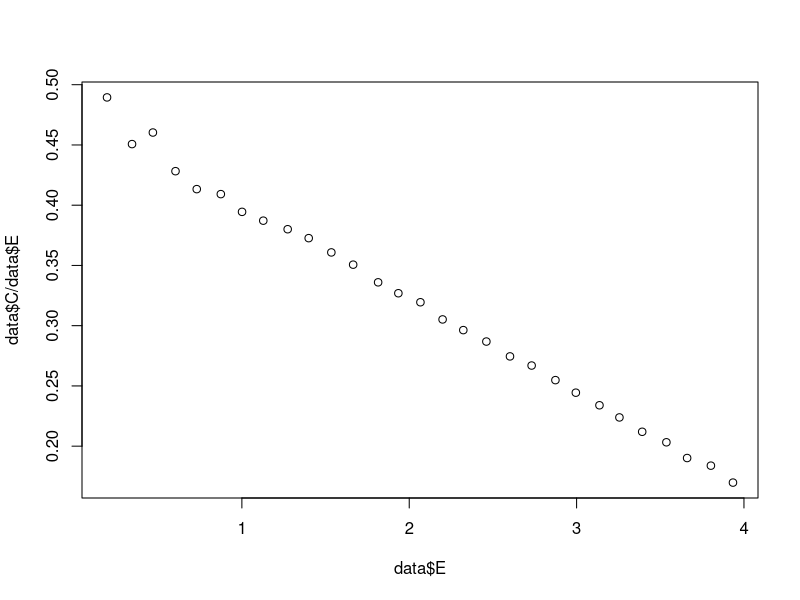

This chart was generated by the following R code: (Note: this script raises an error after producing the figure.)
library(dplyr)
library(deSolve)

setwd("~/github/fisheries_models")

create_schnute_data <- function(path, N, r,k,B0,q,E,sigma_obs_C,sigma_obs_E){
  
  
  # define model 
  dBdt <- function(t,x,p){
    dB = (r*x[1]*(1-x[1]/K) - q*E(t)*x[1])
    dC =  q*E(t)*x[1]
    dE = E(t)
    list(B = dB, C = dC, E = dE)
  } 
  
  # run ode
  interval <- 0.01
  times <- seq(0, N, by = interval)
  out <- ode(y = B0, times = times, func = dBdt, parms = c())

  ## integrate over time steps of one year and add observaiton errors
  C_ls <- c()
  E_ls <- c()
  for(i in 1:N){
    C <- out[,"C"][times <= i & times > i-1 ]
    E <- out[,"E"][times <= i & times > i-1 ]
    C_ls <- append(C_ls, sum(C)*interval + rnorm(1,0,sigma_obs_C))
    E_ls <- append(E_ls, sum(E)*interval + rnorm(1,0,sigma_obs_E))
  }
  
  data = data.frame(E = E_ls[2:N], C = C_ls[2:N])
  plot(data$E, data$C/data$E)
  write.csv(data, path)
}



r <- 3
K <- 0.95
B0 <- K
q <- 0.5
E <- function(t) t*4.0/30

## define parametes 
sigma_obs_C <- 0.005
sigma_obs_E <- 0.005
N <- 30
create_schnute_data("data/sim_schnute_1.csv",N,r,K,B0,q,E,sigma_obs_C,sigma_obs_E)





# up and down the isocline 
r <- 1.0
K <- 2.0
B0 <- K
q <- 0.25
E <- function(t){ 
  if(t < 15){
    return(t*4.0/30)
  }else{
    return(15*4.0/30-(t-15)*4.0/30 )
  }
}

## define parametes 
sigma_obs_C <- 0.001
sigma_obs_E <- 0.001
N <- 30
create_schnute_data("data/sim_schnute_2.csv",N,r,K,B0,q,E,sigma_obs_C,sigma_obs_E)





# up and down the isocline 
r <- 1.0
K <- 2.0
B0 <- K
q <- 0.25
E <- function(t){ 
  if(t < 15){
    return(t*4.0/30)
  }else{
    return(15*4.0/30-(t-15)*4.0/30 )
  }
}

## define parametes 
sigma_obs_C <- 0.005
sigma_obs_E <- 0.005
N <- 30
create_schnute_data("data/sim_schnute_3.csv",N,r,K,B0,q,E,sigma_obs_C,sigma_obs_E)






# up and down the isocline 
r <- 1.0
K <- 3
B0 <- K
q <- 0.2

E <- function(t) 7.0*sin(t)^2
## define parametes 
sigma_obs_C <- 0.0005
sigma_obs_E <- 0.00001
N <- 100
create_schnute_data("data/sim_schnute_4.csv",N,r,K,B0,q,E,sigma_obs_C,sigma_obs_E)
